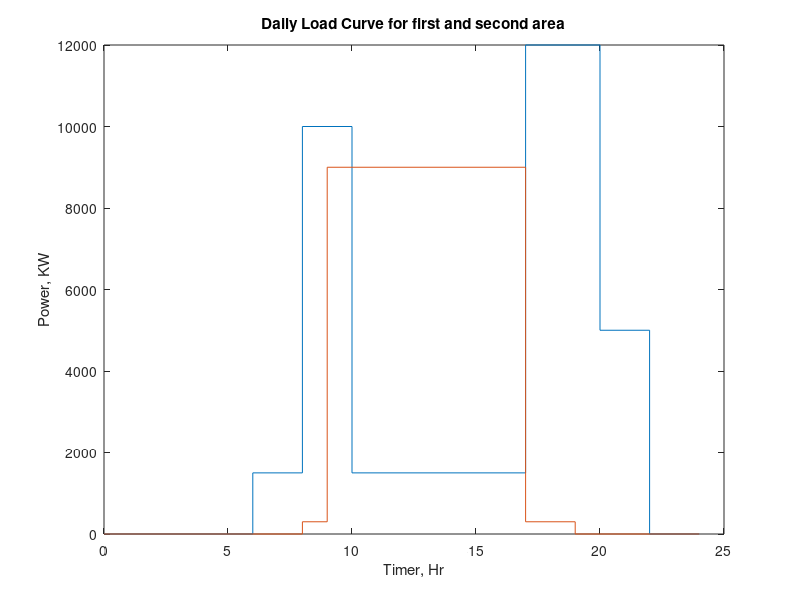
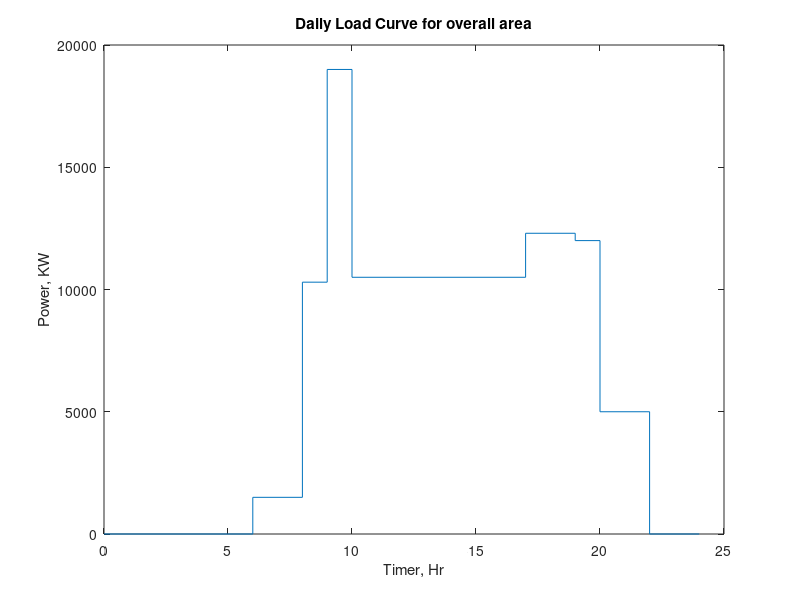
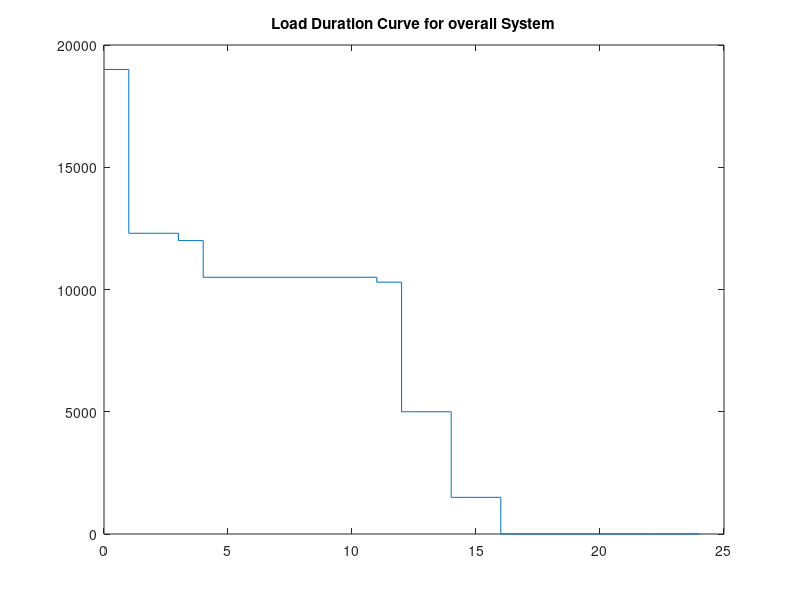

Here is the MATLAB script that generated these plots, in order:
data=[0 8 0;
8 9 300;
9 17 9000;
17 19 300; 
19 24 0];
power=data(:, 3);
Duration=data(:,2) - data(:,1);
Demand=power.*Duration;
Total_power_demand=sum(Demand);
Total_power2=sum(power.*Duration);
DATA=[data(:,1) data(:,2) power];
Average_load=Total_power2/sum(Duration);
peak_load=max(power);
Daily_LF=Average_load/peak_load;
L=length(data);
timeinterval=data(:,1:2) ; 
tA = sort(reshape(timeinterval,1,2*L));
for n = 1:L
  PA(2*n-1) = power(n);
  PA(2*n) = power(n);
end

fprintf('Load Factor of A= %d.\n',Daily_LF);

dataB=[0 6 0;6 8 1500; 8 10 10000; 10 17 1500;
17 20 12000; 20 22 5000; 22 24 0];
powerB=dataB(:, 3);
DurationB=dataB(:,2) - dataB(:,1);
DemandB=powerB.*DurationB;
Total_power_demandB=sum(DemandB);
Total_power2B=sum(powerB.*DurationB);
DATAB=[dataB(:,1) dataB(:,2) powerB];
Average_loadB=Total_power2B/sum(DurationB);
peak_loadB=max(powerB);
Daily_LFB=Average_loadB/peak_loadB;
LB=length(dataB);
timeintervalB=dataB(:,1:2) ; 
tB = sort(reshape(timeintervalB,1,2*LB));
for n = 1:LB
  PB(2*n-1) = powerB(n);
  PB(2*n) = powerB(n);
end
fprintf('Load Factor of B= %d.\n',Daily_LFB);

t=0;
i=1;
j=1;
ends=0;
data3_start=[];
data3_end=[];
data3_power=[];
aax=data(:, 3);
bbx=dataB(:,3);
endA=data(:,2);
endB=dataB(:,2);
while t<24
start=(ends);
ends=min(endA(i),endB(j));
tot=aax(i)+bbx(j);
data3_start=[data3_start,start];
data3_end=[data3_end,ends];
data3_power=[data3_power,tot];
if(endA(i)<endB(j))
i=i+1;
elseif(endA(i)>endB(j))
j=j+1;
else
i=i+1;
j=j+1;
end
t=ends;
end

DurationC=data3_end-data3_start;
DemandC=data3_power.*DurationC;
Total_power_demandC=sum(DemandC);
Total_power2C=sum(data3_power.*DurationC);
Average_loadC=Total_power2C/sum(DurationC);
peak_loadC=max(data3_power);
Daily_LFC=Average_loadC/peak_loadC;
LC=length(data3_end);
timeintervalC=[data3_start data3_end] ; 
tC = sort(reshape(timeintervalC,1,2*LC));
for n = 1:LC
  PC(2*n-1) = data3_power(n);
  PC(2*n) = data3_power(n);
end
plot(tB,PB,tA,PA);

xlabel(['Timer, Hr']);
ylabel(['Power, KW']);
title('Daily Load Curve for first and second area');
figure();
fprintf('Load Factor= %d.\n',Daily_LFC);
max_overall=max(data3_power);
maxA=max(power);
maxB=max(powerB);
load_diversity_factor=(maxA+maxB)/max_overall;
fprintf('Load Diversity Factor=%d.\n',load_diversity_factor);

plant_utilization_factor=max_overall/20000;
fprintf('Plant Utilization Factor=%d.\n',plant_utilization_factor);

plant_capacity_factor=Average_loadC/20000;
fprintf('Plant Capacity Factor=%d.\n',plant_capacity_factor);

plant_usage_factor=Total_power_demandC/(20000*16);
fprintf('Plant Use Factor=%d.\n',plant_usage_factor);

plot(tC,PC);

xlabel(['Timer, Hr']);
ylabel(['Power, KW']);
title('Daily Load Curve for overall area');
figure();

xx=reshape(data3_power,[9,1]);
yy=reshape(DurationC,[9,1]);
zz=[xx yy];
zz=sortrows(zz,-1);
zz(:,2)=cumsum(zz(:,2));
yy=zz(:,2);
yy=[0;yy];
yy(end)=[];
zz=[zz yy];
zz=[zz(:,1) zz(:,3) zz(:,2)];
L=length(zz);data3_power=sort(data3_power,'descend');
timeinterval=zz(:,2:3) ; 
tttt = sort(reshape(timeinterval,1,2*L));
for n = 1:L
  Pp(2*n-1) = data3_power(n);
  Pp(2*n) = data3_power(n);
end
plot(tttt,Pp);
title('Load Duration Curve for overall System');